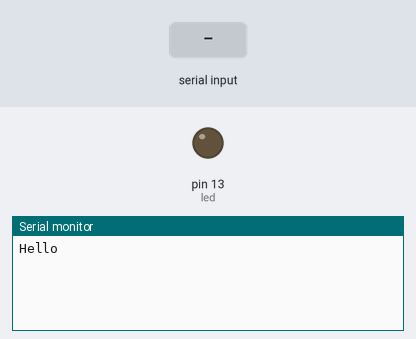
The sketch below on a simulated Arduino Mega 2560, built with avr-gcc and run on an emulated ATmega2560. On the bench: output pins drawn as LEDs (lit = HIGH), the last lines printed to the serial monitor. The inputs (shaded band) are chosen by the test bench.

Above: at 1.2 s.
1.3 s: "!\n" received over the second serial link
At 2.5 s:
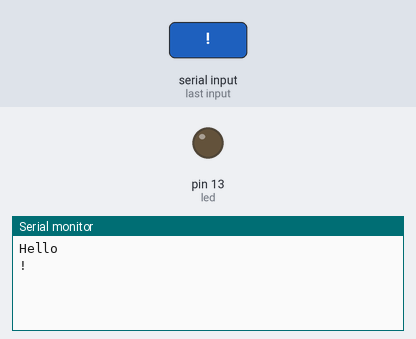
2.8 s: "1\n" received over the second serial link
At 3.8 s:
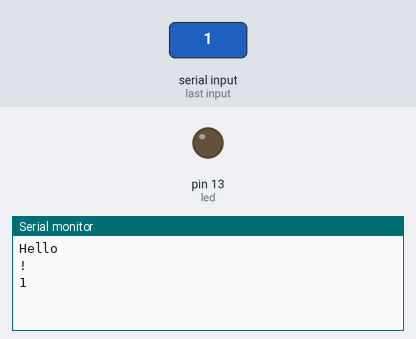

Measured:
- after the input at 1.3 s, the serial monitor: prints a new line at once (image 1)
- after the input at 2.8 s, the serial monitor: prints a new line at once (image 2)

The sketch:

Bowie2_CommsTest.ino
```cpp
int led = 13;
boolean blink_on = false;
long last_print = 0;

void setup() {
  Serial.begin(19200);
  Serial2.begin(9600);
  pinMode(led, OUTPUT);
  Serial.println("Hello");
}

void loop() {
  /*
  if(millis()-last_print >= 100) {
    Serial.print("~");
    if(blink_on) {
      digitalWrite(led, HIGH);
    } else {
      digitalWrite(led, LOW);
    }
    blink_on = !blink_on;
    last_print = millis();
  }
  */

  if(Serial2.available()) {
    char c = Serial2.read();
    //promulgate.organize_message(c);
    Serial.print(c);
    if(c == '!') Serial.print("\n");
  }

}
```
